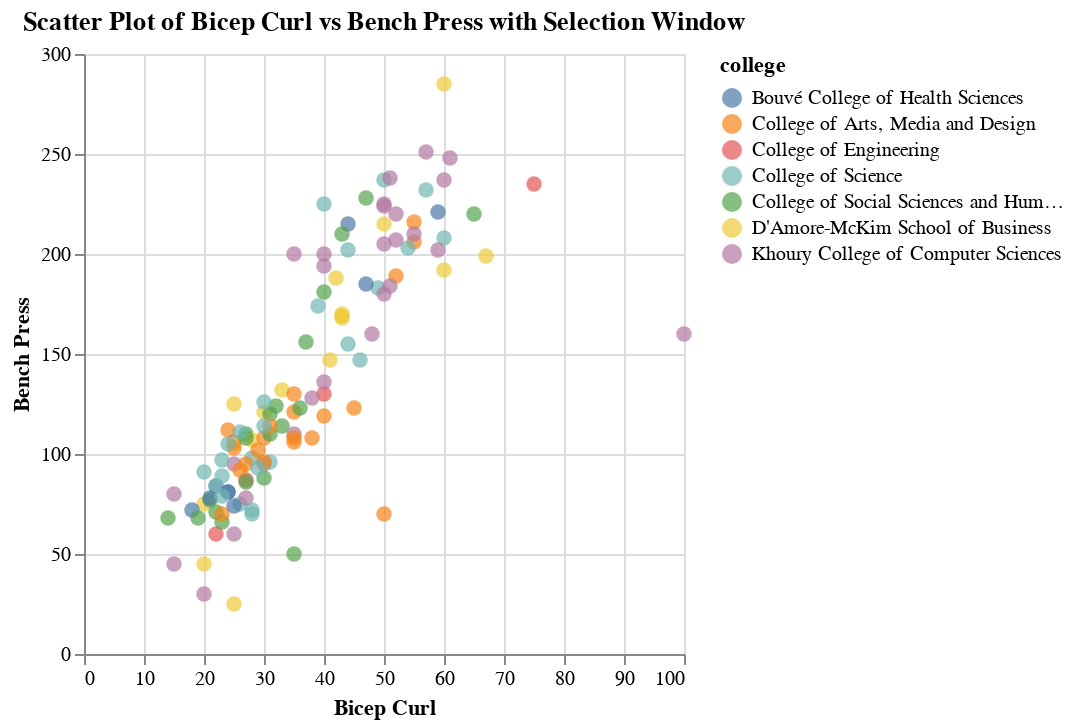

This figure's notebook cell:
### Code cell
brush = alt.selection_interval()

scatter_plot_int = alt.Chart(df).mark_circle(size=60).encode(
    x=alt.X('bicep_curl:Q', title='Bicep Curl'),
    y=alt.Y('bench_press:Q', title='Bench Press'),
    color='college:N',
    tooltip=['college', 'bicep_curl', 'bench_press']
).add_params(
    brush
).properties(
    title='Scatter Plot of Bicep Curl vs Bench Press with Selection Window'
)

scatter_plot_int

### Figure 1 — Vega-Lite specification as saved in the notebook (floating-point values rounded to 4 significant figures)
{"config": {"view": {"continuousWidth": 300, "continuousHeight": 300}}, "data": {"name": "data-5503495432072005aeacbbcd8d4d1574"}, "mark": {"type": "circle", "size": 60}, "encoding": {"color": {"field": "college", "type": "nominal"}, "tooltip": [{"field": "college", "type": "nominal"}, {"field": "bicep_curl", "type": "quantitative"}, {"field": "bench_press", "type": "quantitative"}], "x": {"field": "bicep_curl", "title": "Bicep Curl", "type": "quantitative"}, "y": {"field": "bench_press", "title": "Bench Press", "type": "quantitative"}}, "params": [{"name": "param_6", "select": {"type": "interval"}}], "title": "Scatter Plot of Bicep Curl vs Bench Press with Selection Window", "$schema": "https://vega.github.io/schema/vega-lite/v5.16.3.json", "datasets": {"data-5503495432072005aeacbbcd8d4d1574": [{"age": 24, "major": "Software Engineering Systems", "college": "Khoury College of Computer Sciences", "gender": "Male", "height": 5.58, "weight": 156, "time_working_out": 24, "bicep_curl": 30, "bench_press": 95}, {"age": 19, "major": "Computer Science and Game Development", "college": "Khoury College of Computer Sciences", "gender": "Male ", "height": 5.58, "weight": 165, "time_working_out": 18, "bicep_curl": 100, "bench_press": 160}, {"age": 20, "major": "Data Science and Math ", "college": "Khoury College of Computer Sciences", "gender": "Male ", "height": 5.08, "weight": 160, "time_working_out": 24, "bicep_curl": 40, "bench_press": 200}, {"age": 21, "major": "Data Science and Math ", "college": "Khoury College of Computer Sciences", "gender": "Male", "height": 6.17, "weight": 200, "time_working_out": 30, "bicep_curl": 35, "bench_press": 200}, {"age": 21, "major": "Marketing and Communications", "college": "D'Amore-McKim School of Business", "gender": "Male", "height": 5.75, "weight": 160, "time_working_out": 24, "bicep_curl": 50, "bench_press": 215}, {"age": 19, "major": "Computer Science and Business", "college": "D'Amore-McKim School of Business", "gender": "Male", "height": 5.08, "weight": 180, "time_working_out": 30, "bicep_curl": 60, "bench_press": 285}, {"age": 21, "major": "Mechanical Engineering", "college": "College of Engineering", "gender": "Male ", "height": 5.08, "weight": 175, "time_working_out": 27, "bicep_curl": 75, "bench_press": 235}, {"age": 23, "major": "Software Engineering ", "college": "Khoury College of Computer Sciences", "gender": "Male", "height": 6.08, "weight": 176, "time_working_out": 1, "bicep_curl": 20, "bench_press": 30}, {"age": 25, "major": "Chemical Engineering ", "college": "College of Engineering", "gender": "Male", "height": 6.33, "weight": 200, "time_working_out": 2, "bicep_curl": 40, "bench_press": 130}, {"age": 20, "major": "Political Science", "college": "College of Social Sciences and Humanities", "gender": "Male", "height": 6.17, "weight": 145, "time_working_out": 0, "bicep_curl": 35, "bench_press": 50}, {"age": 18, "major": "Business Administration", "college": "D'Amore-McKim School of Business", "gender": "Female", "height": 5.17, "weight": 170, "time_working_out": 3, "bicep_curl": 25, "bench_press": 25}, {"age": 27, "major": "Architecture", "college": "College of Arts, Media and Design", "gender": "Male", "height": 5.08, "weight": 165, "time_working_out": 6, "bicep_curl": 50, "bench_press": 70}, {"age": 22, "major": "Mechanical Engineering and Design", "college": "College of Engineering", "gender": "Female", "height": 5.42, "weight": 133, "time_working_out": 48, "bicep_curl": 22, "bench_press": 60}, {"age": 21, "major": "Biochemistry and Data Science ", "college": "College of Science", "gender": "Male", "height": 5.75, "weight": 185, "time_working_out": 48, "bicep_curl": 40, "bench_press": 225}, {"age": 19, "major": "Computer Science ", "college": "Khoury College of Computer Sciences", "gender": "Male", "height": 6.17, "weight": 182, "time_working_out": 9, "bicep_curl": 25, "bench_press": 60}, {"age": 19, "major": "Computer Science ", "college": "Khoury College of Computer Sciences", "gender": "Male", "height": 5.08, "weight": 135, "time_working_out": 1, "bicep_curl": 25, "bench_press": 95}, {"age": 19, "major": "Computer Science and Economics", "college": "Khoury College of Computer Sciences", "gender": "Male", "height": 5.75, "weight": 160, "time_working_out": 24, "bicep_curl": 50, "bench_press": 205}, {"age": 18, "major": "Computer Science", "college": "Khoury College of Computer Sciences", "gender": "Male", "height": 5.67, "weight": 152, "time_working_out": 12, "bicep_curl": 50, "bench_press": 225}, {"age": 18, "major": "Business Administration", "college": "D'Amore-McKim School of Business", "gender": "Male", "height": 5.5, "weight": 123, "time_working_out": 4, "bicep_curl": 25, "bench_press": 125}, {"age": 21, "major": "Finance & Data Science ", "college": "D'Amore-McKim School of Business", "gender": "Female ", "height": 5.58, "weight": 112, "time_working_out": 48, "bicep_curl": 20, "bench_press": 75}, {"age": 21, "major": "Computer Science and Biology", "college": "Khoury College of Computer Sciences", "gender": "Female", "height": 5.25, "weight": 100, "time_working_out": 4, "bicep_curl": 15, "bench_press": 45}, {"age": 21, "major": "Business Administration", "college": "D'Amore-McKim School of Business", "gender": "Female", "height": 5.5, "weight": 103, "time_working_out": 4, "bicep_curl": 20, "bench_press": 45}, {"age": 20, "major": "Computer Science", "college": "Khoury College of Computer Sciences", "gender": "Female", "height": 5.0, "weight": 105, "time_working_out": 3, "bicep_curl": 15, "bench_press": 80}, {"age": 19, "major": "Computer Science and Math", "college": "Khoury College of Computer Sciences", "gender": "Male", "height": 5.33, "weight": 125, "time_working_out": 4, "bicep_curl": 35, "bench_press": 110}, {"age": 21, "major": "Business Administration", "college": "D'Amore-McKim School of Business", "gender": "Female", "height": 5.3, "weight": 155, "time_working_out": 6, "bicep_curl": 30, "bench_press": 121}, {"age": 18, "major": "Business Administration", "college": "D'Amore-McKim School of Business", "gender": "Female", "height": 5.6, "weight": 168, "time_working_out": 2, "bicep_curl": 33, "bench_press": 132}, {"age": 17, "major": "Biology", "college": "College of Science", "gender": "Female", "height": 5.2, "weight": 124, "time_working_out": 3, "bicep_curl": 23, "bench_press": 97}, {"age": 24, "major": "Journalism", "college": "College of Arts, Media and Design", "gender": "Female", "height": 5.4, "weight": 145, "time_working_out": 1, "bicep_curl": 24, "bench_press": 112}, {"age": 21, "major": "Nursing", "college": "Bouvé College of Health Sciences", "gender": "Female", "height": 5.2, "weight": 101, "time_working_out": 6, "bicep_curl": 22, "bench_press": 84}, {"age": 19, "major": "Pharmaceutical Studies", "college": "Bouvé College of Health Sciences", "gender": "Female", "height": 5.1, "weight": 87, "time_working_out": 6, "bicep_curl": 18, "bench_press": 72}, {"age": 18, "major": "Physics", "college": "College of Science", "gender": "Female", "height": 5.3, "weight": 97, "time_working_out": 3, "bicep_curl": 26, "bench_press": 75}, {"age": 20, "major": "Civil Engineering", "college": "College of Engineering", "gender": "Female", "height": 5.5, "weight": 132, "time_working_out": 12, "bicep_curl": 25, "bench_press": 106}, {"age": 21, "major": "Computer Engineering", "college": "College of Engineering", "gender": "Female", "height": 5.2, "weight": 116, "time_working_out": 15, "bicep_curl": 27, "bench_press": 87}, {"age": 21, "major": "Cybersecurity", "college": "Khoury College of Computer Sciences", "gender": "Female", "height": 5.3, "weight": 94, "time_working_out": 3, "bicep_curl": 27, "bench_press": 78}, {"age": 25, "major": "English", "college": "College of Social Sciences and Humanities", "gender": "Female", "height": 5.1, "weight": 99, "time_working_out": 18, "bicep_curl": 21, "bench_press": 77}, {"age": 21, "major": "Human Services", "college": "College of Social Sciences and Humanities", "gender": "Female", "height": 5.8, "weight": 152, "time_working_out": 18, "bicep_curl": 33, "bench_press": 114}, {"age": 20, "major": "Philosophy", "college": "College of Social Sciences and Humanities", "gender": "Female", "height": 5.4, "weight": 138, "time_working_out": 12, "bicep_curl": 27, "bench_press": 110}, {"age": 21, "major": "Game Design", "college": "College of Arts, Media and Design", "gender": "Female", "height": 5.4, "weight": 177, "time_working_out": 6, "bicep_curl": 45, "bench_press": 123}, {"age": 23, "major": "Business Administration", "college": "D'Amore-McKim School of Business", "gender": "Female", "height": 5.6, "weight": 136, "time_working_out": 12, "bicep_curl": 25, "bench_press": 105}, {"age": 21, "major": "Business Administration", "college": "D'Amore-McKim School of Business", "gender": "Female", "height": 5.2, "weight": 133, "time_working_out": 3, "bicep_curl": 28, "bench_press": 107}, {"age": 20, "major": "Cell and Molecular Biology", "college": "College of Science", "gender": "Female", "height": 5.4, "weight": 104, "time_working_out": 10, "bicep_curl": 22, "bench_press": 84}, {"age": 21, "major": "Biochemistry", "college": "College of Science", "gender": "Female", "height": 5.9, "weight": 84, "time_working_out": 12, "bicep_curl": 28, "bench_press": 70}, {"age": 19, "major": "Biochemistry", "college": "College of Science", "gender": "Female", "height": 5.3, "weight": 89, "time_working_out": 8, "bicep_curl": 28, "bench_press": 72}, {"age": 20, "major": "Biochemistry", "college": "College of Science", "gender": "Female", "height": 5.3, "weight": 116, "time_working_out": 6, "bicep_curl": 28, "bench_press": 98}, {"age": 20, "major": "Biochemistry", "college": "College of Science", "gender": "Female", "height": 5.0, "weight": 115, "time_working_out": 12, "bicep_curl": 31, "bench_press": 96}, {"age": 22, "major": "Theatre", "college": "College of Arts, Media and Design", "gender": "Female", "height": 5.7, "weight": 130, "time_working_out": 6, "bicep_curl": 29, "bench_press": 102}, {"age": 22, "major": "Theatre", "college": "College of Arts, Media and Design", "gender": "Female", "height": 5.0, "weight": 135, "time_working_out": 12, "bicep_curl": 30, "bench_press": 108}, {"age": 17, "major": "Theatre", "college": "College of Arts, Media and Design", "gender": "Female", "height": 5.6, "weight": 115, "time_working_out": 8, "bicep_curl": 26, "bench_press": 92}, {"age": 20, "major": "Theatre", "college": "College of Arts, Media and Design", "gender": "Female", "height": 5.4, "weight": 122, "time_working_out": 3, "bicep_curl": 27, "bench_press": 95}, {"age": 21, "major": "Theatre", "college": "College of Arts, Media and Design", "gender": "Female", "height": 5.5, "weight": 131, "time_working_out": 12, "bicep_curl": 25, "bench_press": 103}, {"age": 22, "major": "Theatre", "college": "College of Arts, Media and Design", "gender": "Female", "height": 5.4, "weight": 149, "time_working_out": 24, "bicep_curl": 35, "bench_press": 108}, {"age": 23, "major": "Theatre", "college": "College of Arts, Media and Design", "gender": "Female", "height": 5.3, "weight": 162, "time_working_out": 12, "bicep_curl": 40, "bench_press": 119}, {"age": 26, "major": "Public Health", "college": "Bouvé College of Health Sciences", "gender": "Female", "height": 5.3, "weight": 104, "time_working_out": 6, "bicep_curl": 24, "bench_press": 81}, {"age": 21, "major": "Public Health", "college": "Bouvé College of Health Sciences", "gender": "Female", "height": 5.3, "weight": 101, "time_working_out": 6, "bicep_curl": 24, "bench_press": 81}, {"age": 21, "major": "Public Health", "college": "Bouvé College of Health Sciences", "gender": "Female", "height": 5.3, "weight": 97, "time_working_out": 6, "bicep_curl": 21, "bench_press": 78}, {"age": 18, "major": "Political Science", "college": "College of Social Sciences and Humanities", "gender": "Female", "height": 5.3, "weight": 80, "time_working_out": 3, "bicep_curl": 14, "bench_press": 68}, {"age": 19, "major": "Political Science", "college": "College of Social Sciences and Humanities", "gender": "Female", "height": 5.3, "weight": 88, "time_working_out": 1, "bicep_curl": 23, "bench_press": 66}, {"age": 21, "major": "Political Science", "college": "College of Social Sciences and Humanities", "gender": "Female", "height": 5.6, "weight": 136, "time_working_out": 1, "bicep_curl": 27, "bench_press": 108}, {"age": 20, "major": "Political Science", "college": "College of Social Sciences and Humanities", "gender": "Female", "height": 5.6, "weight": 154, "time_working_out": 24, "bicep_curl": 31, "bench_press": 120}, {"age": 19, "major": "Political Science", "college": "College of Social Sciences and Humanities", "gender": "Female", "height": 5.3, "weight": 123, "time_working_out": 12, "bicep_curl": 30, "bench_press": 88}, {"age": 19, "major": "Political Science", "college": "College of Social Sciences and Humanities", "gender": "Female", "height": 5.3, "weight": 109, "time_working_out": 18, "bicep_curl": 27, "bench_press": 86}, {"age": 20, "major": "Political Science", "college": "College of Social Sciences and Humanities", "gender": "Female", "height": 5.1, "weight": 87, "time_working_out": 24, "bicep_curl": 22, "bench_press": 71}, {"age": 21, "major": "French", "college": "College of Social Sciences and Humanities", "gender": "Female", "height": 5.3, "weight": 156, "time_working_out": 12, "bicep_curl": 32, "bench_press": 124}, {"age": 18, "major": "Spanish", "college": "College of Social Sciences and Humanities", "gender": "Female", "height": 5.2, "weight": 88, "time_working_out": 6, "bicep_curl": 19, "bench_press": 68}, {"age": 23, "major": "Spanish", "college": "College of Social Sciences and Humanities", "gender": "Female", "height": 5.6, "weight": 139, "time_working_out": 18, "bicep_curl": 31, "bench_press": 110}, {"age": 20, "major": "Music", "college": "College of Arts, Media and Design", "gender": "Female", "height": 5.1, "weight": 130, "time_working_out": 3, "bicep_curl": 35, "bench_press": 106}, {"age": 19, "major": "Music Technology", "college": "College of Arts, Media and Design", "gender": "Female", "height": 5.1, "weight": 124, "time_working_out": 12, "bicep_curl": 30, "bench_press": 96}, {"age": 21, "major": "Music Technology", "college": "College of Arts, Media and Design", "gender": "Female", "height": 5.1, "weight": 88, "time_working_out": 6, "bicep_curl": 23, "bench_press": 70}, {"age": 22, "major": "Music Technology", "college": "College of Arts, Media and Design", "gender": "Female", "height": 5.5, "weight": 151, "time_working_out": 12, "bicep_curl": 38, "bench_press": 108}, {"age": 21, "major": "Music Technology", "college": "College of Arts, Media and Design", "gender": "Female", "height": 5.5, "weight": 142, "time_working_out": 18, "bicep_curl": 31, "bench_press": 114}, {"age": 20, "major": "Pharmaceutical Sciences", "college": "Bouvé College of Health Sciences", "gender": "Female", "height": 5.1, "weight": 99, "time_working_out": 18, "bicep_curl": 25, "bench_press": 74}, {"age": 23, "major": "Applied Physics", "college": "College of Science", "gender": "Female", "height": 5.7, "weight": 138, "time_working_out": 3, "bicep_curl": 30, "bench_press": 114}, {"age": 21, "major": "Applied Physics", "college": "College of Science", "gender": "Female", "height": 5.5, "weight": 131, "time_working_out": 3, "bicep_curl": 26, "bench_press": 111}, {"age": 22, "major": "Applied Physics", "college": "College of Science", "gender": "Female", "height": 5.5, "weight": 118, "time_working_out": 6, "bicep_curl": 29, "bench_press": 93}, {"age": 23, "major": "Behavioral Neuroscience", "college": "College of Science", "gender": "Female", "height": 5.2, "weight": 135, "time_working_out": 12, "bicep_curl": 24, "bench_press": 105}, {"age": 18, "major": "Behavioral Neuroscience", "college": "College of Science", "gender": "Female", "height": 5.2, "weight": 113, "time_working_out": 12, "bicep_curl": 23, "bench_press": 89}, {"age": 20, "major": "Behavioral Neuroscience", "college": "College of Science", "gender": "Female", "height": 5.2, "weight": 103, "time_working_out": 12, "bicep_curl": 23, "bench_press": 79}, {"age": 21, "major": "Behavioral Neuroscience", "college": "College of Science", "gender": "Female", "height": 5.7, "weight": 175, "time_working_out": 12, "bicep_curl": 30, "bench_press": 126}, {"age": 23, "major": "Behavioral Neuroscience", "college": "College of Science", "gender": "Female", "height": 5.6, "weight": 118, "time_working_out": 12, "bicep_curl": 20, "bench_press": 91}, {"age": 20, "major": "Behavioral Neuroscience", "college": "College of Science", "gender": "Male", "height": 6.1, "weight": 128, "time_working_out": 36, "bicep_curl": 46, "bench_press": 147}, {"age": 19, "major": "Behavioral Neuroscience", "college": "College of Science", "gender": "Male", "height": 5.8, "weight": 133, "time_working_out": 24, "bicep_curl": 44, "bench_press": 155}, {"age": 17, "major": "Architecture", "college": "College of Arts, Media and Design", "gender": "Male", "height": 6.0, "weight": 170, "time_working_out": 6, "bicep_curl": 55, "bench_press": 206}, {"age": 23, "major": "Architecture", "college": "College of Arts, Media and Design", "gender": "Male", "height": 5.6, "weight": 106, "time_working_out": 36, "bicep_curl": 35, "bench_press": 121}, {"age": 22, "major": "Architecture", "college": "College of Arts, Media and Design", "gender": "Male", "height": 5.8, "weight": 112, "time_working_out": 18, "bicep_curl": 35, "bench_press": 130}, {"age": 29, "major": "Architecture", "college": "College of Arts, Media and Design", "gender": "Male", "height": 5.9, "weight": 152, "time_working_out": 18, "bicep_curl": 52, "bench_press": 189}, {"age": 18, "major": "Architecture", "college": "College of Arts, Media and Design", "gender": "Male", "height": 5.5, "weight": 177, "time_working_out": 12, "bicep_curl": 55, "bench_press": 216}, {"age": 18, "major": "Mathematics", "college": "College of Science", "gender": "Male", "height": 5.8, "weight": 165, "time_working_out": 24, "bicep_curl": 54, "bench_press": 203}, {"age": 20, "major": "Mathematics", "college": "College of Science", "gender": "Male", "height": 6.0, "weight": 194, "time_working_out": 36, "bicep_curl": 50, "bench_press": 237}, {"age": 24, "major": "Mathematics", "college": "College of Science", "gender": "Male", "height": 6.0, "weight": 147, "time_working_out": 12, "bicep_curl": 39, "bench_press": 174}, {"age": 19, "major": "Mathematics", "college": "College of Science", "gender": "Male", "height": 5.8, "weight": 170, "time_working_out": 48, "bicep_curl": 44, "bench_press": 202}, {"age": 20, "major": "Mathematics", "college": "College of Science", "gender": "Male", "height": 6.0, "weight": 188, "time_working_out": 12, "bicep_curl": 57, "bench_press": 232}, {"age": 25, "major": "Mathematics", "college": "College of Science", "gender": "Male", "height": 5.8, "weight": 151, "time_working_out": 12, "bicep_curl": 49, "bench_press": 183}, {"age": 23, "major": "Mathematics", "college": "College of Science", "gender": "Male", "height": 5.9, "weight": 168, "time_working_out": 18, "bicep_curl": 60, "bench_press": 208}, {"age": 23, "major": "Computer Science", "college": "Khoury College of Computer Sciences", "gender": "Male", "height": 5.9, "weight": 151, "time_working_out": 12, "bicep_curl": 50, "bench_press": 180}, {"age": 21, "major": "Computer Science", "college": "Khoury College of Computer Sciences", "gender": "Male", "height": 5.9, "weight": 200, "time_working_out": 6, "bicep_curl": 57, "bench_press": 251}, {"age": 19, "major": "Computer Science", "college": "Khoury College of Computer Sciences", "gender": "Male", "height": 6.1, "weight": 161, "time_working_out": 18, "bicep_curl": 40, "bench_press": 194}, {"age": 19, "major": "Computer Science", "college": "Khoury College of Computer Sciences", "gender": "Male", "height": 6.0, "weight": 167, "time_working_out": 12, "bicep_curl": 59, "bench_press": 202}, {"age": 20, "major": "Computer Science", "college": "Khoury College of Computer Sciences", "gender": "Male", "height": 5.9, "weight": 114, "time_working_out": 6, "bicep_curl": 38, "bench_press": 128}, {"age": 21, "major": "Computer Science", "college": "Khoury College of Computer Sciences", "gender": "Male", "height": 5.9, "weight": 137, "time_working_out": 6, "bicep_curl": 48, "bench_press": 160}, {"age": 19, "major": "Computer Science", "college": "Khoury College of Computer Sciences", "gender": "Male", "height": 5.6, "weight": 165, "time_working_out": 18, "bicep_curl": 52, "bench_press": 207}, {"age": 21, "major": "Computer Science", "college": "Khoury College of Computer Sciences", "gender": "Male", "height": 5.8, "weight": 118, "time_working_out": 18, "bicep_curl": 40, "bench_press": 136}, {"age": 22, "major": "Computer Science", "college": "Khoury College of Computer Sciences", "gender": "Male", "height": 6.3, "weight": 182, "time_working_out": 12, "bicep_curl": 52, "bench_press": 220}, {"age": 20, "major": "Computer Science", "college": "Khoury College of Computer Sciences", "gender": "Male", "height": 6.4, "weight": 175, "time_working_out": 24, "bicep_curl": 50, "bench_press": 224}, {"age": 25, "major": "Computer Science", "college": "Khoury College of Computer Sciences", "gender": "Male", "height": 5.9, "weight": 174, "time_working_out": 12, "bicep_curl": 55, "bench_press": 210}, {"age": 25, "major": "Data Science", "college": "Khoury College of Computer Sciences", "gender": "Male", "height": 5.7, "weight": 147, "time_working_out": 24, "bicep_curl": 51, "bench_press": 184}, {"age": 24, "major": "Data Science", "college": "Khoury College of Computer Sciences", "gender": "Male", "height": 5.8, "weight": 194, "time_working_out": 12, "bicep_curl": 51, "bench_press": 238}, {"age": 20, "major": "Data Science", "college": "Khoury College of Computer Sciences", "gender": "Male", "height": 6.3, "weight": 192, "time_working_out": 18, "bicep_curl": 61, "bench_press": 248}, {"age": 21, "major": "Data Science", "college": "Khoury College of Computer Sciences", "gender": "Male", "height": 5.8, "weight": 192, "time_working_out": 12, "bicep_curl": 60, "bench_press": 237}, {"age": 19, "major": "Business Administration", "college": "D'Amore-McKim School of Business", "gender": "Male", "height": 5.8, "weight": 141, "time_working_out": 18, "bicep_curl": 43, "bench_press": 169}, {"age": 19, "major": "Business Administration", "college": "D'Amore-McKim School of Business", "gender": "Male", "height": 5.4, "weight": 127, "time_working_out": 12, "bicep_curl": 41, "bench_press": 147}, {"age": 18, "major": "Business Administration", "college": "D'Amore-McKim School of Business", "gender": "Male", "height": 5.7, "weight": 157, "time_working_out": 12, "bicep_curl": 42, "bench_press": 188}, {"age": 20, "major": "Business Administration", "college": "D'Amore-McKim School of Business", "gender": "Male", "height": 5.5, "weight": 140, "time_working_out": 18, "bicep_curl": 43, "bench_press": 170}, {"age": 21, "major": "Business Administration", "college": "D'Amore-McKim School of Business", "gender": "Male", "height": 5.8, "weight": 168, "time_working_out": 24, "bicep_curl": 67, "bench_press": 199}, {"age": 24, "major": "Business Administration", "college": "D'Amore-McKim School of Business", "gender": "Male", "height": 6.0, "weight": 162, "time_working_out": 24, "bicep_curl": 60, "bench_press": 192}, {"age": 22, "major": "Business Administration", "college": "D'Amore-McKim School of Business", "gender": "Male", "height": 5.8, "weight": 142, "time_working_out": 36, "bicep_curl": 43, "bench_press": 168}, {"age": 19, "major": "Philosophy", "college": "College of Social Sciences and Humanities", "gender": "Male", "height": 6.0, "weight": 112, "time_working_out": 48, "bicep_curl": 36, "bench_press": 123}, {"age": 21, "major": "Philosophy", "college": "College of Social Sciences and Humanities", "gender": "Male", "height": 6.0, "weight": 181, "time_working_out": 12, "bicep_curl": 65, "bench_press": 220}, {"age": 20, "major": "Philosophy", "college": "College of Social Sciences and Humanities", "gender": "Male", "height": 5.7, "weight": 133, "time_working_out": 24, "bicep_curl": 37, "bench_press": 156}, {"age": 23, "major": "Pharmacy", "college": "Bouvé College of Health Sciences", "gender": "Male", "height": 6.1, "weight": 170, "time_working_out": 36, "bicep_curl": 44, "bench_press": 215}, {"age": 20, "major": "Pharmacy", "college": "Bouvé College of Health Sciences", "gender": "Male", "height": 5.7, "weight": 179, "time_working_out": 24, "bicep_curl": 59, "bench_press": 221}, {"age": 22, "major": "Politics, Philosophy, Economics", "college": "College of Social Sciences and Humanities", "gender": "Male", "height": 5.8, "weight": 181, "time_working_out": 12, "bicep_curl": 47, "bench_press": 228}, {"age": 24, "major": "Pharmacy", "college": "Bouvé College of Health Sciences", "gender": "Male", "height": 6.0, "weight": 146, "time_working_out": 36, "bicep_curl": 47, "bench_press": 185}, {"age": 21, "major": "Politics, Philosophy, Economics", "college": "College of Social Sciences and Humanities", "gender": "Male", "height": 6.0, "weight": 173, "time_working_out": 24, "bicep_curl": 43, "bench_press": 210}, {"age": 17, "major": "Politics, Philosophy, Economics", "college": "College of Social Sciences and Humanities", "gender": "Male", "height": 5.8, "weight": 150, "time_working_out": 24, "bicep_curl": 40, "bench_press": 181}]}}
